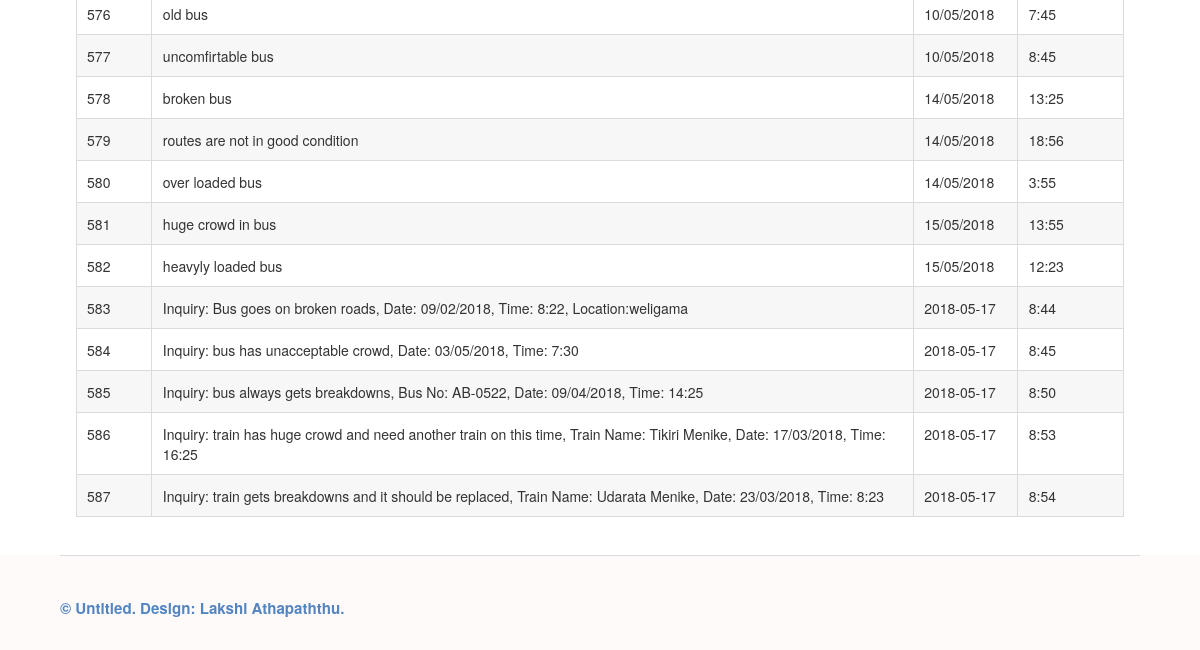
The page /useract/viewhistory/ (signed in, lower part) on the database as committed earlier.
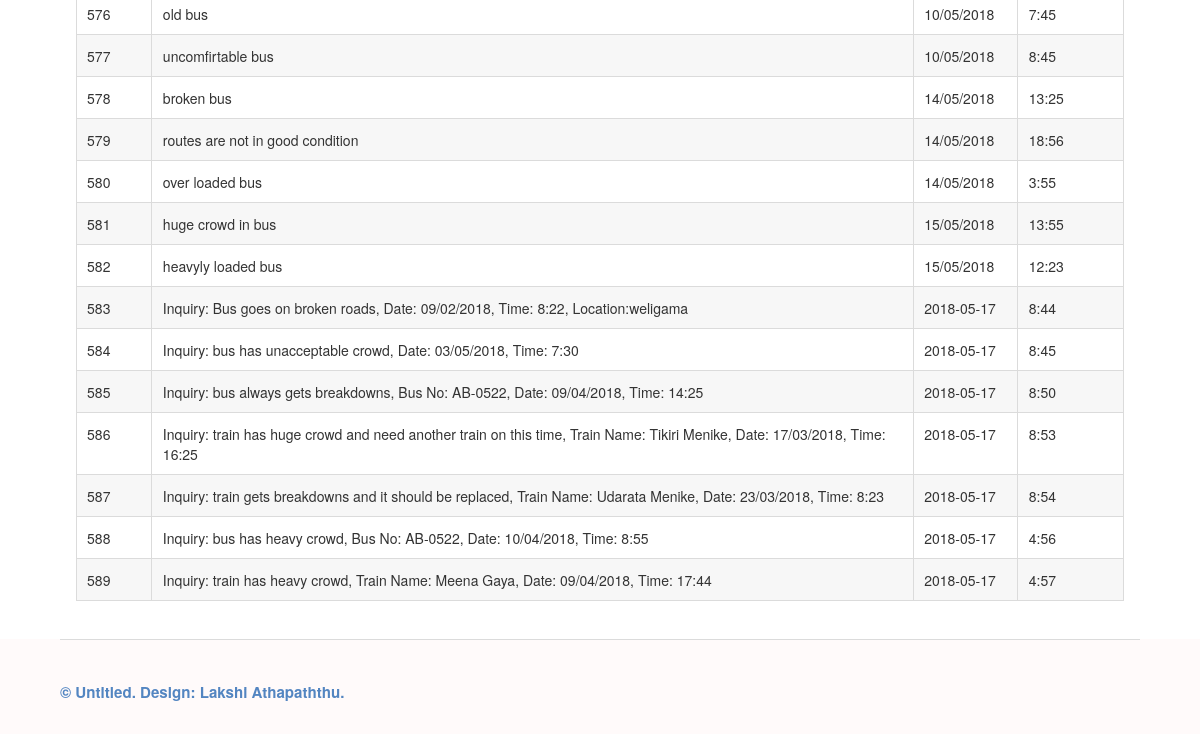
The same page on the database as committed later.
### useract/models.py (models this page shows)
class Inquiry(models.Model):
    inquiry_id = models.AutoField(primary_key=True)
    reported_date = models.CharField(max_length=20)
    reported_time = models.CharField(max_length=10)
    USERNAME = models.ForeignKey(
        User,
        on_delete=models.CASCADE,
        null=False,
    )
    description = models.CharField(max_length=1000)
    add_state = models.BooleanField()
    report_id = models.ForeignKey(
        Report,
        on_delete=models.CASCADE,
        null=False,
    )

### useract/all_views/customerView.py (the view)
class viewInqury(View):
    temp = 'view history/view_history.html'
    def get(self,request):
        user_name = request.session['users']
        user_id = User.objects.get(username=user_name).pk
        object = Inquiry.objects.filter(USERNAME=user_id)
        return render(request, self.temp, {'user':user_name.upper(), 'obj':object})

### useract/templates/view history/view_history.html (shortened to what this page needs)
{% extends 'block/block.html' %}
{% block body %}
    <body class="subpage">
        <section>
            <div class="table-wrapper">
                <table class="alt">
                    <tbody>
                    {% for object in obj%}
                        <tr>
                        <td>{{ object.inquiry_id }}</td>
                        <td>{{ object.description }}</td>
                        <td>{{ object.reported_date}}</td>
                        <td>{{ object.reported_time}}</td>
                        </tr>
                    {% endfor %}
                    </tbody>
                </table>
        </div>
        </section>
{% endblock %}

### useract/templates/block/block.html (shortened to what this page needs)
<html>
{% load staticfiles %}
<link rel="stylesheet" type="text/css" href="{% static 'assets5/css/main.css' %}"/>
<link rel="stylesheet" type="text/css" href="{% static 'assets5/css/main2.css' %}"/>
<link rel="stylesheet" type="text/css" href="{% static 'assertsChatWindow/main.css' %}"/>
<head>
    <link rel="stylesheet" type="text/css" href="https://maxcdn.bootstrapcdn.com/bootstrap/3.3.7/css/bootstrap.min.css">
	<link rel="stylesheet" type="text/css" href="https://maxcdn.bootstrapcdn.com/font-awesome/4.7.0/css/font-awesome.min.css">
</head>
<body>
{% block body %}
{% endblock %}
            <footer id="footer">
				<div class="inner">
					<div class="flex">
						<div class="copyright">
							&copy; Untitled. Design: Lakshi Athapaththu.
						</div>
					</div>
				</div>
			</footer>
</body>
</html>

### useract/static/assets5/css/main.css (style rules this page uses)
html, body, div, span, applet, object, iframe, h1, h2, h3, h4, h5, h6, p, blockquote, pre, a, abbr, acronym, address, big, cite, code, del, dfn, em, img, ins, kbd, q, s, samp, small, strike, strong, sub, sup, tt, var, b, u, i, center, dl, dt, dd, ol, ul, li, fieldset, form, label, legend, table, caption, tbody, tfoot, thead, tr, th, td, article, aside, canvas, details, embed, figure, figcaption, footer, header, hgroup, menu, nav, output, ruby, section, summary, time, mark, audio, video { margin: 0; padding: 0; border: 0; font-size: 100%; font: inherit; vertical-align: baseline; }
article, aside, details, figcaption, figure, footer, header, hgroup, menu, nav, section { display: block; }
body { line-height: 1; }
table { border-collapse: collapse; border-spacing: 0; }
body { -webkit-text-size-adjust: none; }
*, *:before, *:after { -moz-box-sizing: border-box; -webkit-box-sizing: border-box; box-sizing: border-box; }
body { -ms-overflow-style: scrollbar; }
body { background: #fff; }
body, input, select, textarea { color: #9a9a9a; font-family: "Raleway", Arial, Helvetica, sans-serif; font-size: 13pt; font-weight: 300; line-height: 1.65; }
@media screen and (max-width: 1680px) { body, input, select, textarea { font-size: 11pt; opacity: 1; } }
@media screen and (max-width: 1280px) { body, input, select, textarea { font-size: 11pt; opacity: 1; } }
.inner { max-width: 75em; margin: 0 auto; }
@media screen and (max-width: 1280px) { .inner { max-width: 90%; } }
.flex { display: -ms-flexbox; -ms-flex-wrap: wrap; -ms-flex-pack: justify; display: -moz-flex; display: -webkit-flex; display: -ms-flex; display: flex; -moz-flex-wrap: wrap; -webkit-flex-wrap: wrap; -ms-flex-wrap: wrap; flex-wrap: wrap; -moz-justify-content: space-between; -webkit-justify-content: space-between; -ms-justify-content: space-between; justify-content: space-between; }
.table-wrapper { -webkit-overflow-scrolling: touch; overflow-x: auto; padding-left: 2cm; padding-right: 2cm; padding-top: 1cm; }
table { margin: 0.5cm 0 1cm 0; width: 100%; }
table tbody tr:nth-child(2n + 1) { background-color: rgba(144, 144, 144, 0.075); }
table.alt { border-collapse: separate; }
.subpage { padding-top: 44px; }
#footer { background-color:snow; }
#footer .inner { border-top: 1px solid #dbdbdb; padding-top: 3em; }
#footer .copyright { color: #5385c1; font-size: 0.4cm; font-weight: bold; margin: 0 0 2em 0; padding: 0; }

Rows that differ between the two databases and show on the page:
added Inquiry: inquiry_id "588", description "Inquiry: bus has heavy crowd, Bus No: AB-0522, Date: 10/04/2018, Time: 8:55", reported_date "2018-05-17", reported_time "4:56"
added Inquiry: inquiry_id "589", description "Inquiry: train has heavy crowd, Train Name: Meena Gaya, Date: 09/04/2018, Time: 17:44", reported_date "2018-05-17", reported_time "4:57"
